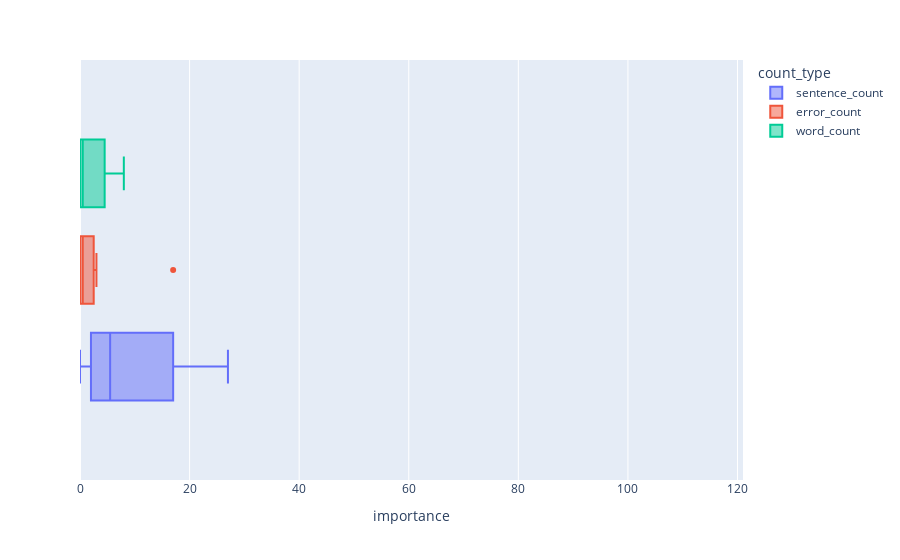

The cell this chart's notebook holds for it:
### Code cell
px.box(
    df[df.operation_type == "greater_than"],
    x="importance",
    color="count_type",
    range_x=(df.importance.min(), df.importance.max()),
)

### Figure 1 — Plotly figure (JSON) as saved in the notebook; plotly's stock layout.template omitted (floating-point values rounded to 4 significant figures)
{"data": [{"alignmentgroup": "True", "hovertemplate": "count_type=sentence_count<br>importance=%{x}<extra></extra>", "legendgroup": "sentence_count", "marker": {"color": "#636efa"}, "name": "sentence_count", "notched": false, "offsetgroup": "sentence_count", "orientation": "h", "showlegend": true, "type": "box", "x": [27, 7, 4, 0], "x0": " ", "xaxis": "x", "y0": " ", "yaxis": "y"}, {"alignmentgroup": "True", "hovertemplate": "count_type=error_count<br>importance=%{x}<extra></extra>", "legendgroup": "error_count", "marker": {"color": "#EF553B"}, "name": "error_count", "notched": false, "offsetgroup": "error_count", "orientation": "h", "showlegend": true, "type": "box", "x": [17, 3, 2, 1, 0, 0, 0, 0], "x0": " ", "xaxis": "x", "y0": " ", "yaxis": "y"}, {"alignmentgroup": "True", "hovertemplate": "count_type=word_count<br>importance=%{x}<extra></extra>", "legendgroup": "word_count", "marker": {"color": "#00cc96"}, "name": "word_count", "notched": false, "offsetgroup": "word_count", "orientation": "h", "showlegend": true, "type": "box", "x": [8, 1, 0, 0], "x0": " ", "xaxis": "x", "y0": " ", "yaxis": "y"}], "layout": {"boxmode": "group", "legend": {"title": {"text": "count_type"}, "tracegroupgap": 0}, "margin": {"t": 60}, "xaxis": {"anchor": "y", "domain": [0, 1], "range": [0, 121], "title": {"text": "importance"}}, "yaxis": {"anchor": "x", "domain": [0, 1]}}}
